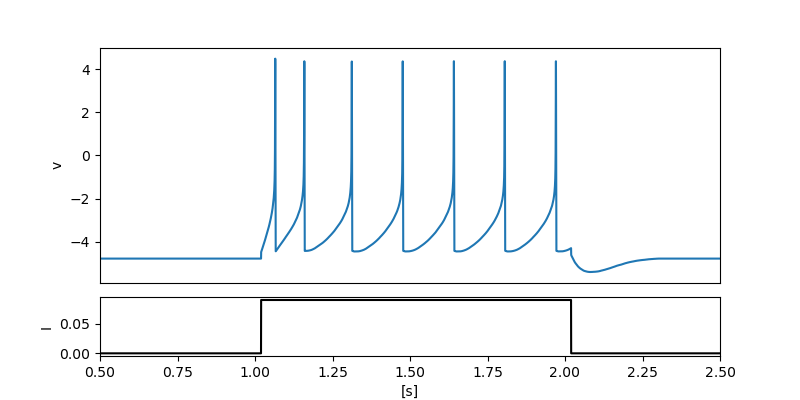

Recreate this plot in Python.
import serial
import threading
import time
import matplotlib.pyplot as plt
from matplotlib import gridspec

# please specify the port name
PORT_NAME = "COM4"

# Parameters for serial communication
# If you change these parameters, you must also change the vhdl code on the FPGA
BAUD_RATE = 1000000 # baud rate
NUM_DATA = 3        # a single signal (18-bits) is sent in 3 bytes
NUM_SIGNAL = 2      # two signals (v and I) are received
NUM_BIT = 18        # signals are represented by fixed-point 18 bits
DT = 0.0001         # time step of the simulation [s]
LF = 10             # line feed
SEND_TW = 0.1       # interval between data transmissions
REST_TIME = 1       # additional receive time

# global flag for controlling threads
receiver_stop_flag=0

# decode the received 3-byte data to a float value
def decoder(l0):
    x0=0
    for i in range(NUM_DATA):
        x0+=(l0[i]-2**7)*2**(7*(NUM_DATA-1-i))
    if x0>2**((NUM_BIT+3)-1):
        x0=x0-2**(NUM_BIT+3)
    return x0/2**13

# receiver for the serial communication
    # a packet is sent from the FPGA every DT seconds
    # a single packet is composed of following seven byte data
    # v0, v1, v2, I0, I1, I2 , LF
    # where vx and Ix are used to decode v and I, respectively
def receiver(ser):
    received_data=[]
    global receiver_stop_flag
    ser.reset_input_buffer()
    print("start receiving")
    while receiver_stop_flag == 0:
        if ser.in_waiting>0:
            line0 = ser.read(ser.in_waiting)
            received_data.extend(list(line0))
    print("start processing")
    list_v=[]
    list_I=[]
    t0=[]
    c0=0
    while received_data[0]!=10:
        received_data.pop(0)
    received_data.pop(0)
    for i in range(int(len(received_data)/(NUM_DATA*NUM_SIGNAL+1))):
        list_v.append(received_data[i*(NUM_DATA*NUM_SIGNAL+1):i*(NUM_DATA*NUM_SIGNAL+1)+NUM_DATA])
        list_I.append(received_data[i*(NUM_DATA*NUM_SIGNAL+1)+NUM_DATA:i*(NUM_DATA*NUM_SIGNAL+1)+NUM_DATA*2])
        t0.append(c0*DT)
        c0=c0+1
    global gt,gv,gI
    gt=t0
    gv=[]
    gI=[]
    for i in range(len(list_v)):
        gv.append(decoder(list_v[i]))
        gI.append(decoder(list_I[i]))

# encode the float value (I) to 3-byte data
def encode_I(I):
    if I>=2**8 or I<=-2**8:
        raise ValueError('too large or too small input stimulus')
    if I<0:
        I=256+I
    I0=int(I)
    I1=int((I-I0)*2**8)
    I2=int((I-I0-I1/2**8)*2**10)
    return [I0, I1, I2]

# class for transmitter of the serial communication
    # a block of packets is sent to the FPGA every SEND_TW second and stored FIFO buffer
    # packets are processed every DT second in FPGA
    # when there is no command to process, the packet contains only LF
    # when I is to be changed, the packet contains the following four byte data
    # I0, I1, I2 , LF
    # where Ix are used to decode I that is a 18-bit signal
class send_data:
    def __init__(self,tmax):
        self.I_list=[]
        self.packet_list=[]
        self.tmax=tmax
    def set_I(self,t0,I0):
        self.I_list.append([t0,I0])
    def generate_packet_list(self):
        c0=0
        packet=[]
        for i in range(int((self.tmax+1)/DT)):
            for j, x in enumerate(self.I_list):
                if i==int(x[0]/DT):
                    print("inserted", i*DT, "[s], I=", x[1])
                    packet.extend(encode_I(x[1]))
            packet.append(LF)
            if i%(int(SEND_TW/DT))==0:
                self.packet_list.append(packet)
                packet=[]
    def packet_get(self):
        if len(self.packet_list)>0:
            return self.packet_list.pop(0)

class serial_test:
    def __init__(self,tmax):
        self.tmax=tmax
        self.d0=send_data(tmax)
    def insert_I(self,t0,I0):
        self.d0.set_I(t0,I0)
    def run(self):
        self.d0.generate_packet_list()
        ser = serial.Serial(PORT_NAME, baudrate=BAUD_RATE, bytesize=serial.EIGHTBITS, parity=serial.PARITY_NONE)
        ser.set_buffer_size(rx_size=12800, tx_size=12800)
        thread1 = threading.Thread(target=receiver, args=(ser,))
        thread1.start()
        t1=time.time()
        t2=time.time()
        k0=0
        ser.write(self.d0.packet_get())
        while t2-t1<self.tmax:
            ser.write(self.d0.packet_get())
            k0+=1
            t2=time.time()
            time.sleep(SEND_TW*k0-(t2-t1))
        global receiver_stop_flag
        time.sleep(REST_TIME)
        receiver_stop_flag=1
        thread1.join()
        ser.close()
        return gt,gv,gI

if __name__ == "__main__":

    # length of simulation [s]
    tmax=3

    # set serial communication
    se0=serial_test(tmax)

    # set stimulus input
       # arg0: time [s]
       # arg1: magnitude of I
    se0.insert_I(0,0)
    se0.insert_I(1,0.09)
    se0.insert_I(tmax-1,0)

    # run serial communication
    t0,v0,I0=se0.run()

    # plot simulation results
    fig = plt.figure(figsize=(8,4))
    spec = gridspec.GridSpec(ncols=1, nrows=2, figure=fig, hspace=0.1, height_ratios=[4, 1])
    ax0 = fig.add_subplot(spec[0])
    ax1 = fig.add_subplot(spec[1])
    ax0.plot(t0, v0)
    ax0.set_xlim(0.5,2.5)
    ax0.set_ylabel("v")
    ax0.set_xticks([])
    ax1.plot(t0, I0, color="black")
    ax1.set_xlim(0.5,2.5)
    ax1.set_xlabel("[s]")
    ax1.set_ylabel("I")
    plt.savefig("demo.png")
    plt.show()
